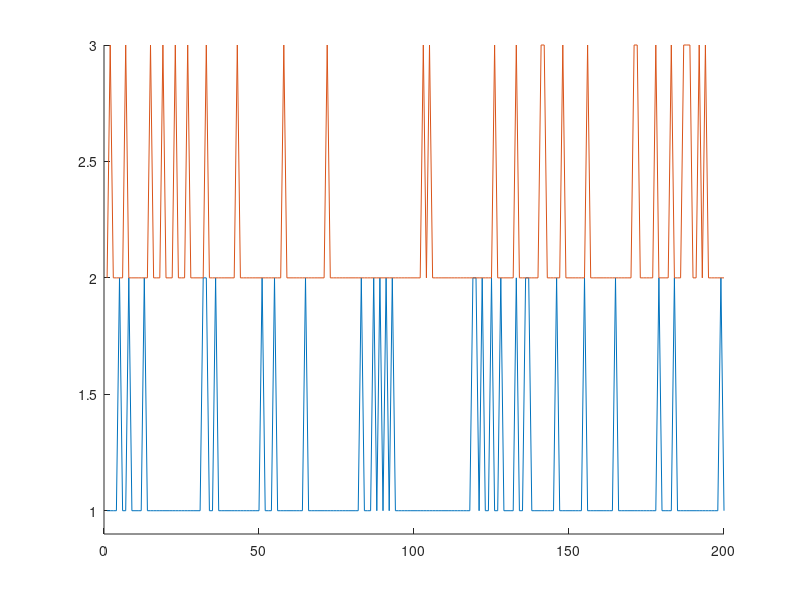
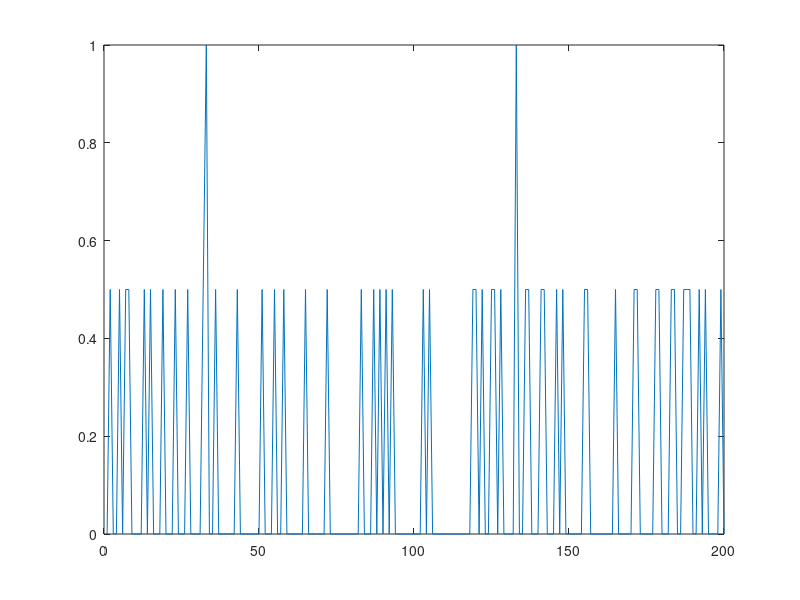
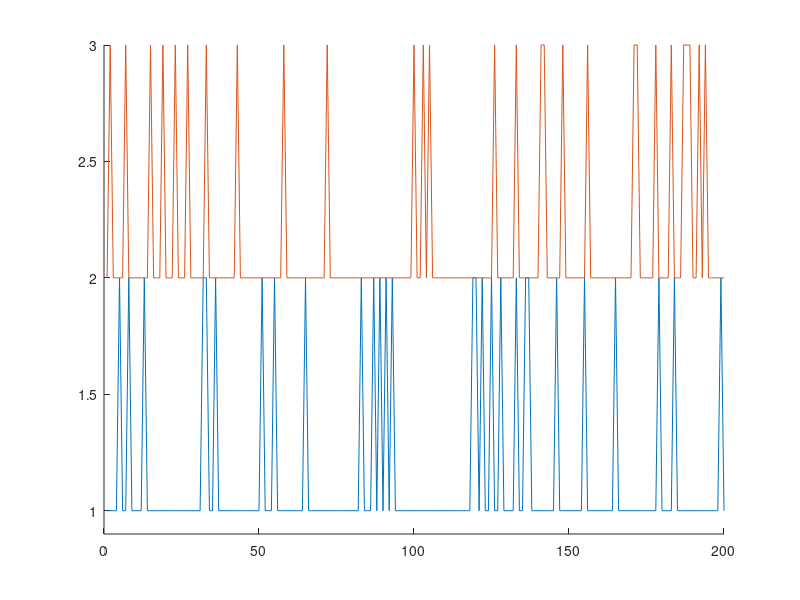
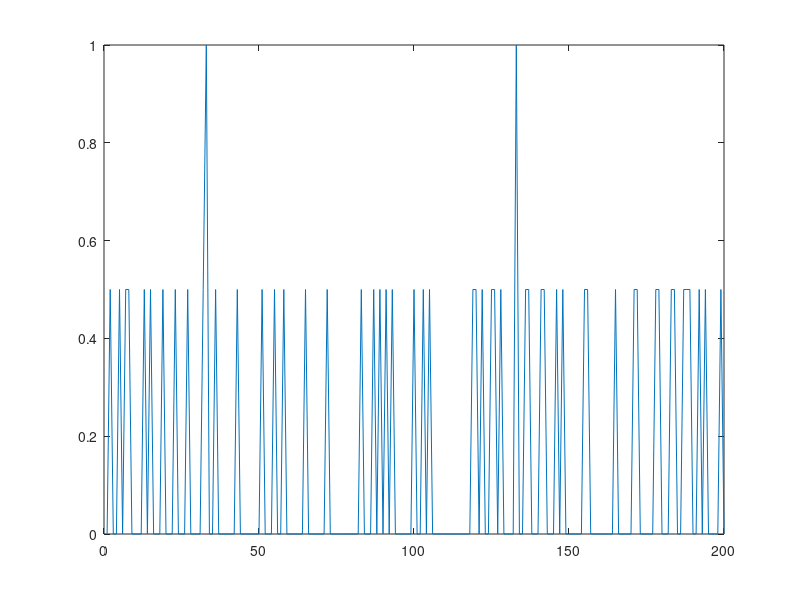

Here is the MATLAB script that generated these plots, in order:
clear all

%% Random spikes 

numits = 2; % How many neurons 

len = 200; % Duration of the epoch
numspikes = 30; % Number of spikes per epoch

z = zeros(1,len); % Empty time window, no spikes
t = 1:len; % Time steps

% Make each neuron
for j=numits:-1:1
    neuron(:,j) = z; 
    tt = randi(len,[1,numspikes]); % Random time indexes...
    neuron(tt,j) = 1; % Are set to one, which is the spike
end

% Calculate the downstream response to all neural inputs
    avgDownStream = sum(neuron');
    avgDownStream = avgDownStream / numits;

% Plot all or some of the raw spike trains
maxnumtrainstoshow = 50;
figure(27); clf; hold on;
    for j=1:min([maxnumtrainstoshow, numits])
        plot(t, neuron(:,j)+j);
    end
    ylim([0.9, min([maxnumtrainstoshow+1, numits+1])])

% Plot the downstream neural response
    figure(28); clf; 
        plot(t, avgDownStream); ylim([0 1]);

%% Signal

detectionChance = 0.50; % Chance that a neuron will detect the event (range 0-1)


neuronDetector = neuron;

detections = find(rand(1,numits) >= detectionChance);
neuronDetector(round(len/2),detections) = 1;

% Calculate the downstream response to all neural inputs
    avgDownStreamDetector = sum(neuronDetector');
    avgDownStreamDetector = avgDownStreamDetector / numits;


figure(29); clf; hold on;
    for j=1:min([maxnumtrainstoshow, numits])
        plot(t, neuronDetector(:,j)+j);
    end
    ylim([0.9, min([maxnumtrainstoshow+1, numits+1])])

% Plot the downstream neural response
    figure(30); clf; 
        plot(t, avgDownStreamDetector); ylim([0 1]);
